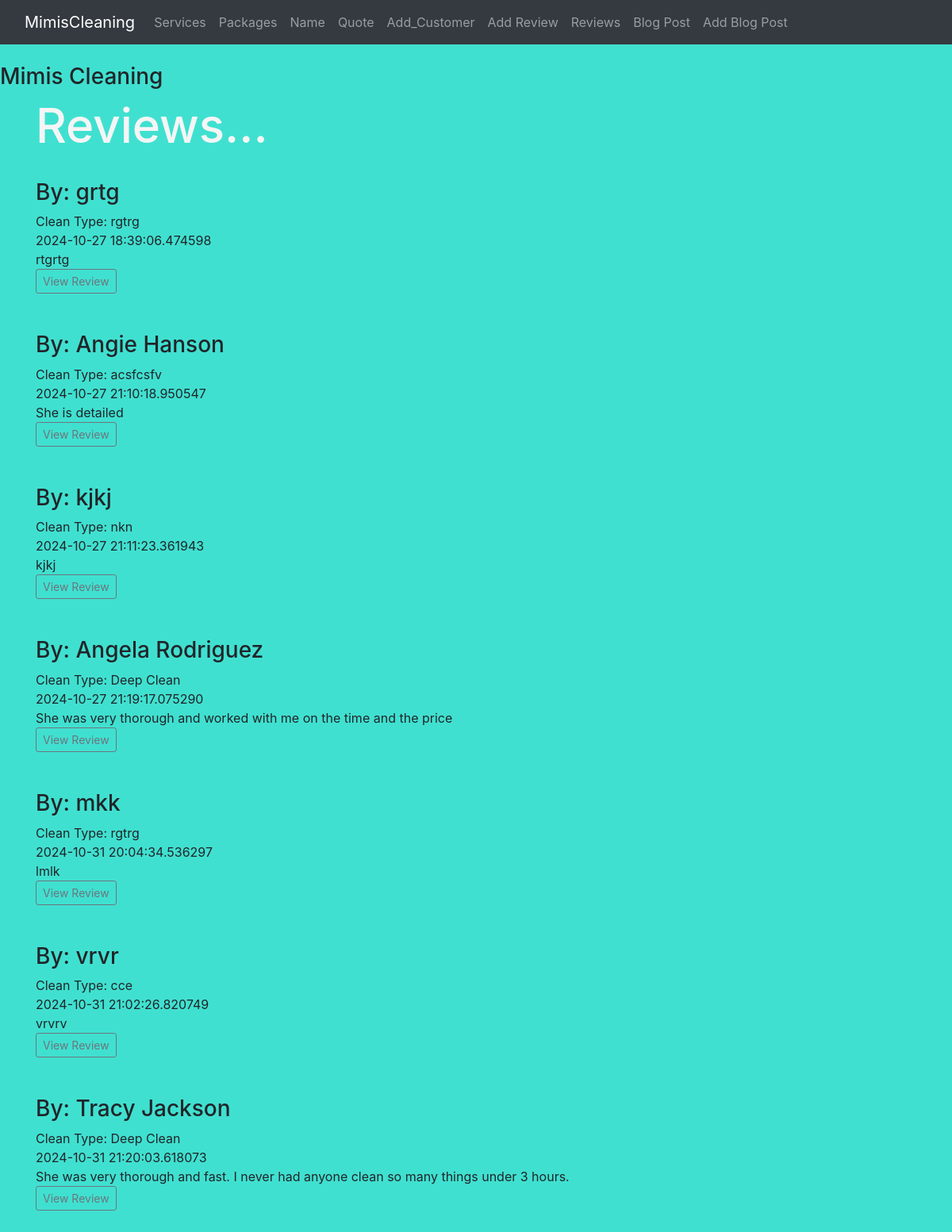
The app's page /reviews with its own data.
### hello.py (models this page shows)
class Reviews(db.Model):
    id = db.Column(db.Integer, primary_key=True)
    cleantype = db.Column(db.String(250))
    content = db.Column(db.Text)
    author = db.Column(db.String(255))
    date_posted = db.Column(db.DateTime, default=datetime.datetime.utcnow)

### hello.py (the view)
@app.route('/reviews')
def reviews():
    reviews = Reviews.query.order_by(Reviews.date_posted)
    return render_template("reviews.html", reviews=reviews)

### templates/reviews.html (shortened to what this page needs)
{% extends "base.html" %} {% block content %}
    <h1>Reviews...</h1>
{% for review in reviews %}
<div>
    <h3>By: {{review.author }}</h3>
    <medium>Clean Type: {{review.cleantype }}<br/>
    {{ review.date_posted }}</medium>
    <br/>
    {{review.content }}
    <br/>
    <a href="{{url_for('review',
    id=review.id) }}" class="btn
    btn-outline-secondary btn-sm">View Review</a>
    <br/><br/>
</div>
{% endfor %}
{% endblock %}

### templates/base.html (shortened to what this page needs)
<!DOCTYPE html>
<html>
  <head>
    <link
      rel="stylesheet"
      href="https://cdn.jsdelivr.net/npm/bootstrap@4.3.1/dist/css/bootstrap.min.css"
    />
    <link
      href="{{url_for('static', filename='css/style.css')}}"
      rel="stylesheet"
    />
  </head>
  <body>
    {% include 'navbar.html'%}
    <br />
    <h3>Mimis Cleaning</h3>
    <div class="container">{% block content %} {% endblock %}</div>
  </body>
</html>

### templates/navbar.html (shortened to what this page needs)
<nav class="navbar navbar-expand-lg navbar-dark bg-dark">
  <div class="container-fluid">
    <a class="navbar-brand" href="{{url_for('index')}}">MimisCleaning</a>
    <div class="collapse navbar-collapse" id="navbarNav">
      <ul class="navbar-nav">
        <li class="nav-item">
          <a class="nav-link" href="{{url_for('services')}}">Services</a>
        </li>
        <li class="nav-item">
          <a class="nav-link" href="{{url_for('packages')}}">Packages</a>
        </li>
        <li class="nav-item">
          <a class="nav-link" href="{{url_for('name')}}">Name</a>
        </li>
        <li class="nav-item">
          <a class="nav-link">Quote</a>
        </li>
        <li class="nav-item">
          <a class="nav-link" href="{{url_for('add_customer')}}"
            >Add_Customer</a
          >
        </li>
        <li class="nav-item">
          <a class="nav-link" href="{{url_for('add_review')}}">Add Review</a>
        </li>
        <li class="nav-item">
          <a class="nav-link" href="{{url_for('reviews')}}">Reviews</a>
        </li>
        <li class="nav-item">
          <a class="nav-link" href="{{url_for('posts')}}">Blog Post</a>
        </li>
        <li class="nav-item">
          <a class="nav-link" href="{{url_for('add_post')}}">Add Blog Post</a>
        </li>
      </ul>
    </div>
  </div>
</nav>

### static/css/style.css (style rules this page uses)
h1 { color: whitesmoke; font-size: 60px; }
body { background: turquoise; }

### records on screen
Reviews: author "grtg", cleantype "rgtrg", date_posted "2024-10-27 18:39:06.474598", content "rtgrtg"
Reviews: author "Angie Hanson", cleantype "acsfcsfv", date_posted "2024-10-27 21:10:18.950547", content "She is detailed"
Reviews: author "kjkj", cleantype "nkn", date_posted "2024-10-27 21:11:23.361943", content "kjkj"
Reviews: author "Angela Rodriguez", cleantype "Deep Clean", date_posted "2024-10-27 21:19:17.075290", content "She was very thorough and worked with me on the time and the price"
Reviews: author "mkk", cleantype "rgtrg", date_posted "2024-10-31 20:04:34.536297", content "lmlk"
Reviews: author "vrvr", cleantype "cce", date_posted "2024-10-31 21:02:26.820749", content "vrvrv"
Reviews: author "Tracy Jackson", cleantype "Deep Clean", date_posted "2024-10-31 21:20:03.618073", content "She was very thorough and fast. I never had anyone clean so many things under 3 hours."
